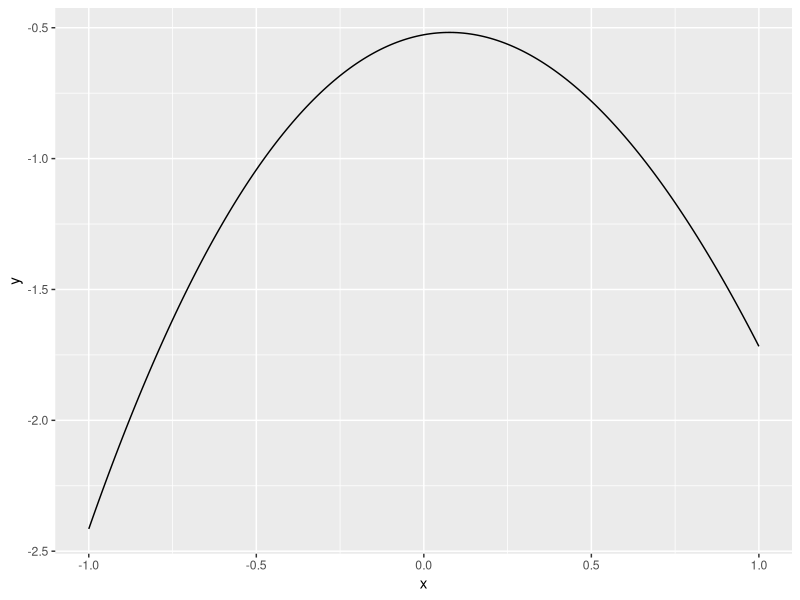
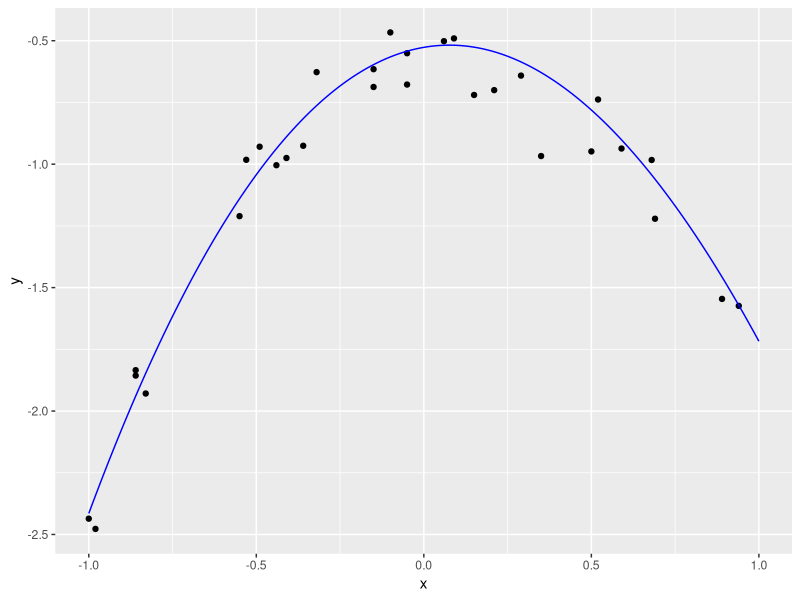
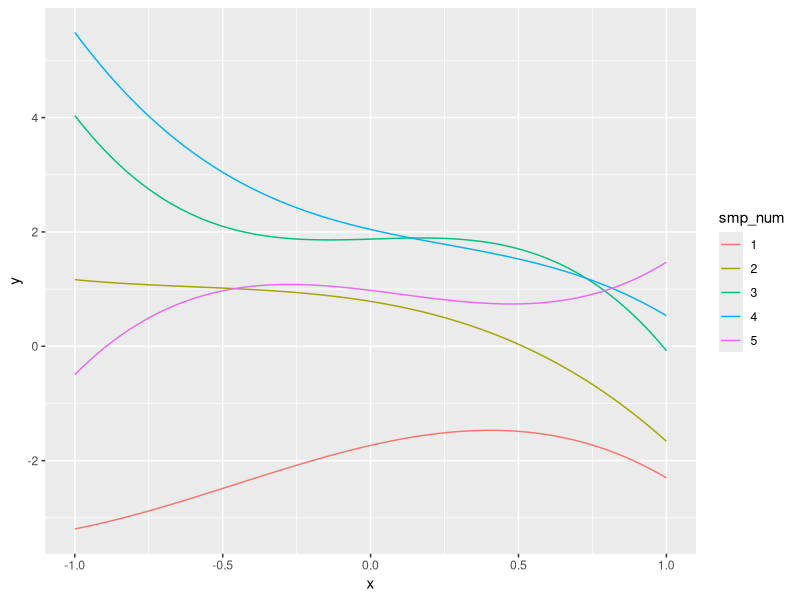

Source code (R) for these figures, in order:

# ch3.5 線形回帰の例 ------------------------------------------------------------

# 利用パッケージ
library(tidyverse)
library(mvtnorm)

# ch3.5.1 モデルの構築 ----------------------------------------------------------

# ノイズなしの観測モデルの関数を定義
f_wx <- function(w_m, x) {
  y <- 0
  for(i in seq_along(w_m)) {
    tmp_term = w_m[i] * x^(i-1)
    y = y + tmp_term
  }
  y
}

# 観測モデルのパラメータを指定
M <- 4
sigma <- 0.33
lambda <- solve(sigma^2) %>% 
  as.numeric()

# 事前分布のパラメータを指定
m_m <- rep(0, M)
sigma_mm <- diag(M)
lambda_mm <- solve(sigma_mm^2)

# 観測モデルのパラメータをサンプリング
w_m <- mvtnorm::rmvnorm(n = 1, mean = m_m, sigma = sigma_mm^2) %>% 
  as.vector()


# 作図用のx軸の値
x_vec <- seq(-1, 1, by = 0.01)

# ノイズを含まないモデルを計算
line_df <- tibble(
  x = x_vec, 
  y = f_wx(w_m, x)
)

# 作図
ggplot(line_df, aes(x, y)) + 
  geom_line()


# 観測モデルによるデータをサンプリング
N <- 30
sample_df <- tibble(
  x = sample(seq(min(x_vec), max(x_vec), by = 0.01), size = N, replace = TRUE), # データをサンプリング
  eps = rnorm(n = N, mean = 0, sd = 1 / lambda), # 誤差項を生成
  y = f_wx(w_m, x) + eps
)

# 作図
ggplot() + 
  geom_point(data = sample_df, aes(x, y)) + 
  geom_line(data = line_df, aes(x, y), color = "blue")


# 観測モデルのパラメータのサンプリングによるモデルの変化を比較
smp_line_df <- tibble()
for(i in 1:5) {
  tmp_df <- tibble(
    x = x_vec, 
    y = f_wx(
      w_m = as.vector(mvtnorm::rmvnorm(n = 1, mean = m_m, sigma = solve(lambda_mm))), 
      x = x
    ), 
    smp_num = as.factor(i)
  )
  smp_line_df <- rbind(smp_line_df, tmp_df)
}
ggplot(smp_line_df, aes(x, y, color = smp_num)) + 
  geom_line()

